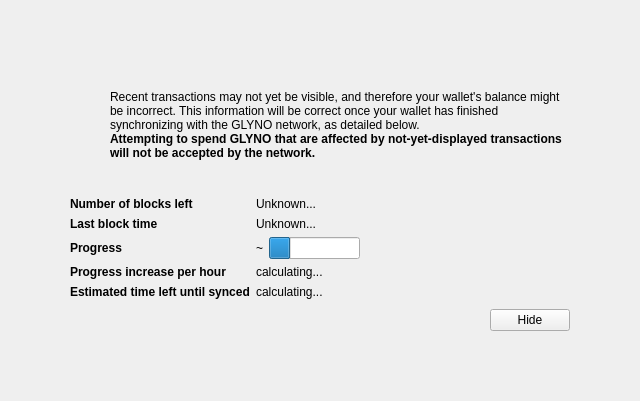
<?xml version="1.0" encoding="UTF-8"?>
<ui version="4.0">
 <class>ModalOverlay</class>
 <widget class="ModalOverlay" name="ModalOverlay">
  <property name="geometry">
   <rect>
    <x>0</x>
    <y>0</y>
    <width>640</width>
    <height>401</height>
   </rect>
  </property>
  <property name="windowTitle">
   <string>Form</string>
  </property>
  <layout class="QVBoxLayout" name="verticalLayout" stretch="0">
   <property name="sizeConstraint">
    <enum>QLayout::SetDefaultConstraint</enum>
   </property>
   <property name="leftMargin">
    <number>0</number>
   </property>
   <property name="topMargin">
    <number>0</number>
   </property>
   <property name="rightMargin">
    <number>0</number>
   </property>
   <property name="bottomMargin">
    <number>0</number>
   </property>
   <item>
    <widget class="QWidget" name="bgWidget" native="true">
     <property name="styleSheet">
      <string notr="true"/>
     </property>
     <layout class="QVBoxLayout" name="verticalLayoutMain" stretch="0">
      <property name="leftMargin">
       <number>60</number>
      </property>
      <property name="topMargin">
       <number>60</number>
      </property>
      <property name="rightMargin">
       <number>60</number>
      </property>
      <property name="bottomMargin">
       <number>60</number>
      </property>
      <item>
       <widget class="QWidget" name="contentWidget" native="true">
        <property name="styleSheet">
         <string notr="true"/>
        </property>
        <layout class="QVBoxLayout" name="verticalLayoutSub" stretch="1,0,0,0,0">
         <property name="spacing">
          <number>0</number>
         </property>
         <property name="leftMargin">
          <number>10</number>
         </property>
         <property name="topMargin">
          <number>10</number>
         </property>
         <property name="rightMargin">
          <number>10</number>
         </property>
         <property name="bottomMargin">
          <number>10</number>
         </property>
         <item>
          <layout class="QHBoxLayout" name="horizontalLayoutIconText" stretch="0,1">
           <property name="topMargin">
            <number>20</number>
           </property>
           <item>
            <layout class="QVBoxLayout" name="verticalLayoutIcon">
             <property name="leftMargin">
              <number>0</number>
             </property>
             <item>
              <widget class="QPushButton" name="warningIcon">
               <property name="enabled">
                <bool>false</bool>
               </property>
               <property name="text">
                <string/>
               </property>
               <property name="icon">
                <iconset>
                 <normaloff>:/icons/warning</normaloff>
                 <disabledoff>:/icons/warning</disabledoff>:/icons/warning</iconset>
               </property>
               <property name="iconSize">
                <size>
                 <width>48</width>
                 <height>48</height>
                </size>
               </property>
               <property name="flat">
                <bool>true</bool>
               </property>
              </widget>
             </item>
             <item>
              <spacer name="verticalSpacerWarningIcon">
               <property name="orientation">
                <enum>Qt::Vertical</enum>
               </property>
               <property name="sizeHint" stdset="0">
                <size>
                 <width>20</width>
                 <height>40</height>
                </size>
               </property>
              </spacer>
             </item>
            </layout>
           </item>
           <item>
            <layout class="QVBoxLayout" name="verticalLayoutInfoText">
             <property name="leftMargin">
              <number>0</number>
             </property>
             <property name="topMargin">
              <number>0</number>
             </property>
             <item>
              <widget class="QLabel" name="infoText">
               <property name="text">
                <string>Recent transactions may not yet be visible, and therefore your wallet's balance might be incorrect. This information will be correct once your wallet has finished synchronizing with the GLYNO network, as detailed below.</string>
               </property>
               <property name="textFormat">
                <enum>Qt::RichText</enum>
               </property>
               <property name="wordWrap">
                <bool>true</bool>
               </property>
              </widget>
             </item>
             <item>
              <widget class="QLabel" name="infoTextStrong">
               <property name="font">
                <font>
                 <weight>75</weight>
                 <bold>true</bold>
                </font>
               </property>
               <property name="text">
                <string>Attempting to spend GLYNO that are affected by not-yet-displayed transactions will not be accepted by the network.</string>
               </property>
               <property name="textFormat">
                <enum>Qt::RichText</enum>
               </property>
               <property name="wordWrap">
                <bool>true</bool>
               </property>
              </widget>
             </item>
             <item>
              <spacer name="verticalSpacerInTextSpace">
               <property name="orientation">
                <enum>Qt::Vertical</enum>
               </property>
               <property name="sizeHint" stdset="0">
                <size>
                 <width>20</width>
                 <height>40</height>
                </size>
               </property>
              </spacer>
             </item>
            </layout>
           </item>
          </layout>
         </item>
         <item>
          <spacer name="verticalSpacerAfterText">
           <property name="orientation">
            <enum>Qt::Vertical</enum>
           </property>
           <property name="sizeHint" stdset="0">
            <size>
             <width>20</width>
             <height>40</height>
            </size>
           </property>
          </spacer>
         </item>
         <item>
          <layout class="QFormLayout" name="formLayout">
           <property name="fieldGrowthPolicy">
            <enum>QFormLayout::FieldsStayAtSizeHint</enum>
           </property>
           <property name="horizontalSpacing">
            <number>6</number>
           </property>
           <property name="verticalSpacing">
            <number>6</number>
           </property>
           <property name="topMargin">
            <number>10</number>
           </property>
           <item row="0" column="0">
            <widget class="QLabel" name="labelNumberOfBlocksLeft">
             <property name="font">
              <font>
               <weight>75</weight>
               <bold>true</bold>
              </font>
             </property>
             <property name="text">
              <string>Number of blocks left</string>
             </property>
            </widget>
           </item>
           <item row="0" column="1">
            <widget class="QLabel" name="numberOfBlocksLeft">
             <property name="text">
              <string>Unknown...</string>
             </property>
            </widget>
           </item>
           <item row="1" column="0">
            <widget class="QLabel" name="labelLastBlockTime">
             <property name="font">
              <font>
               <weight>75</weight>
               <bold>true</bold>
              </font>
             </property>
             <property name="text">
              <string>Last block time</string>
             </property>
            </widget>
           </item>
           <item row="1" column="1">
            <widget class="QLabel" name="newestBlockDate">
             <property name="sizePolicy">
              <sizepolicy hsizetype="Maximum" vsizetype="Preferred">
               <horstretch>0</horstretch>
               <verstretch>0</verstretch>
              </sizepolicy>
             </property>
             <property name="text">
              <string>Unknown...</string>
             </property>
            </widget>
           </item>
           <item row="2" column="0">
            <widget class="QLabel" name="labelSyncDone">
             <property name="font">
              <font>
               <weight>75</weight>
               <bold>true</bold>
              </font>
             </property>
             <property name="text">
              <string>Progress</string>
             </property>
            </widget>
           </item>
           <item row="2" column="1">
            <layout class="QHBoxLayout" name="horizontalLayoutSync" stretch="0,1">
             <item>
              <widget class="QLabel" name="percentageProgress">
               <property name="text">
                <string>~</string>
               </property>
              </widget>
             </item>
             <item>
              <widget class="QProgressBar" name="progressBar">
               <property name="value">
                <number>24</number>
               </property>
               <property name="format">
                <string/>
               </property>
              </widget>
             </item>
            </layout>
           </item>
           <item row="4" column="0">
            <widget class="QLabel" name="labelProgressIncrease">
             <property name="font">
              <font>
               <weight>75</weight>
               <bold>true</bold>
              </font>
             </property>
             <property name="text">
              <string>Progress increase per hour</string>
             </property>
            </widget>
           </item>
           <item row="4" column="1">
            <widget class="QLabel" name="progressIncreasePerH">
             <property name="text">
              <string>calculating...</string>
             </property>
            </widget>
           </item>
           <item row="5" column="0">
            <widget class="QLabel" name="labelEstimatedTimeLeft">
             <property name="font">
              <font>
               <weight>75</weight>
               <bold>true</bold>
              </font>
             </property>
             <property name="text">
              <string>Estimated time left until synced</string>
             </property>
            </widget>
           </item>
           <item row="5" column="1">
            <widget class="QLabel" name="expectedTimeLeft">
             <property name="text">
              <string>calculating...</string>
             </property>
            </widget>
           </item>
          </layout>
         </item>
         <item>
          <layout class="QHBoxLayout" name="horizontalLayoutButtons">
           <property name="leftMargin">
            <number>10</number>
           </property>
           <property name="topMargin">
            <number>10</number>
           </property>
           <item>
            <spacer name="horizontalSpacer">
             <property name="orientation">
              <enum>Qt::Horizontal</enum>
             </property>
             <property name="sizeHint" stdset="0">
              <size>
               <width>40</width>
               <height>20</height>
              </size>
             </property>
            </spacer>
           </item>
           <item>
            <widget class="QPushButton" name="closeButton">
             <property name="text">
              <string>Hide</string>
             </property>
            </widget>
           </item>
          </layout>
         </item>
         <item>
          <layout class="QVBoxLayout" name="verticalLayout_2">
           <item>
            <spacer name="verticalSpacer">
             <property name="orientation">
              <enum>Qt::Vertical</enum>
             </property>
             <property name="sizeHint" stdset="0">
              <size>
               <width>20</width>
               <height>40</height>
              </size>
             </property>
            </spacer>
           </item>
          </layout>
         </item>
        </layout>
       </widget>
      </item>
     </layout>
    </widget>
   </item>
  </layout>
 </widget>
 <customwidgets>
  <customwidget>
   <class>ModalOverlay</class>
   <extends>QWidget</extends>
   <header>modaloverlay.h</header>
   <container>1</container>
  </customwidget>
 </customwidgets>
 <resources/>
 <connections/>
</ui>
